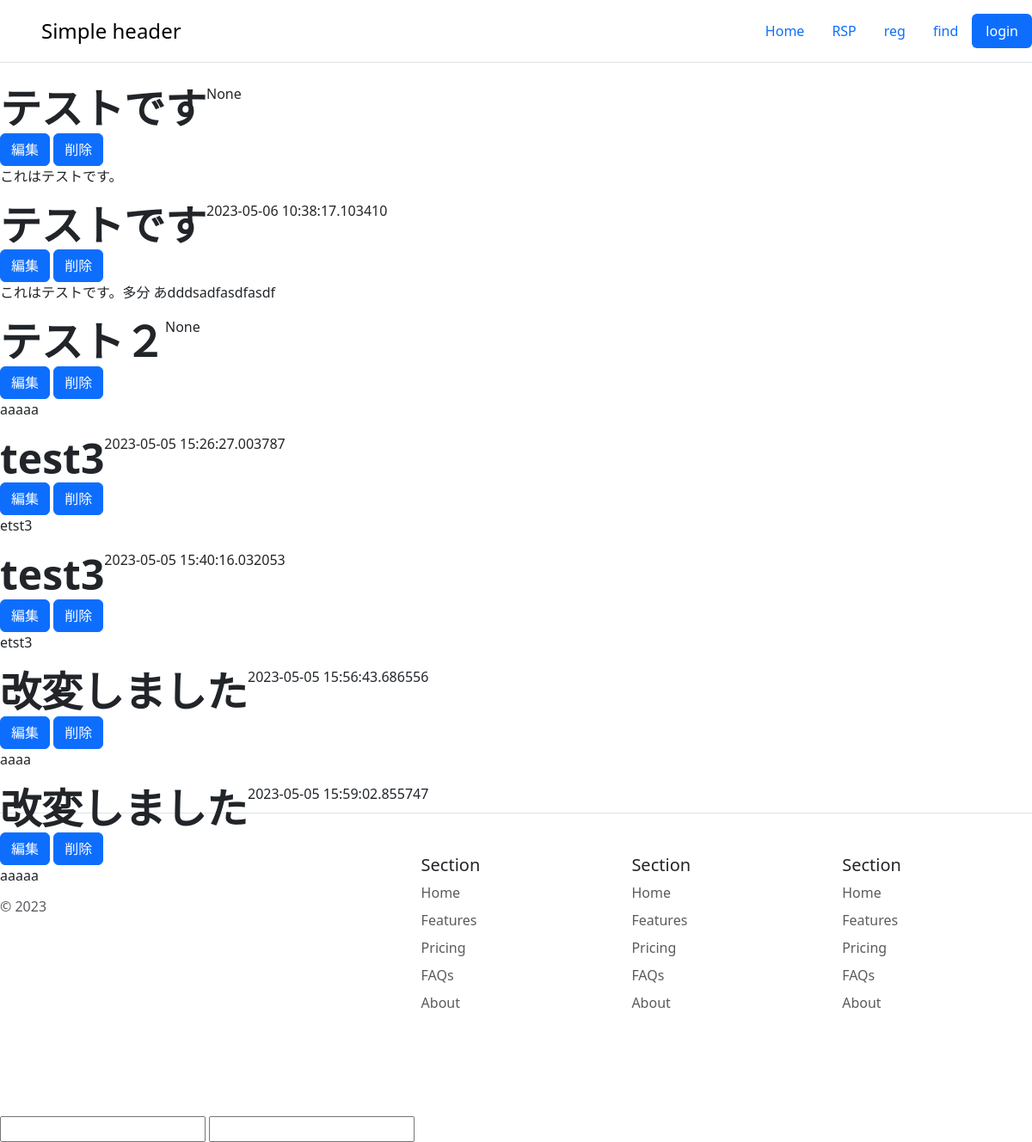
Before: /blog with the older database file.
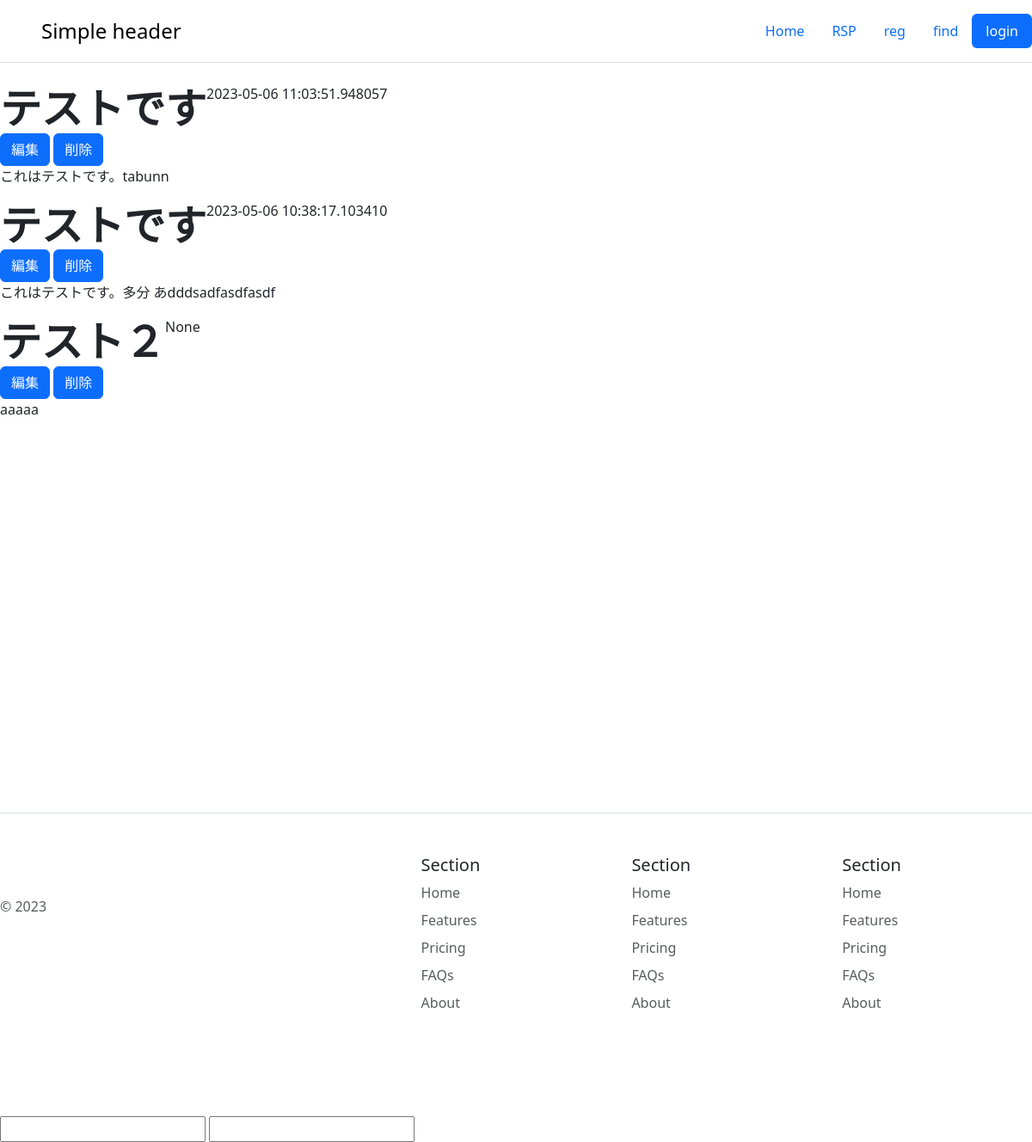
After: the same page with the newer database file.
### app.py (models this page shows, shortened)
class Post(db.Model):
    __tablename__ = 'post'
    children = relationship("Comment", backref="comment")
    id = db.Column(db.Integer, primary_key=True)
    title = db.Column(db.String(50), nullable=False)
    body = db.Column(db.String(500), nullable=False)
    time = db.Column(db.DateTime)

### app.py (the view)
@app.route('/blog', methods=['GET'])
def blog():
    posts = Post.query.all()
    return render_template('blog.html', posts=posts)

### templates/blog.html
{% extends 'base.html' %}
{%block header%}
<li class="nav-item"><a href="/" class="nav-link">Home</a></li>
<li class="nav-item"><a href="/triangle" class="nav-link">RSP</a></li>
<li class="nav-item"><a href="/signup" class="nav-link">reg</a></li>
<li class="nav-item"><a href="/find" class="nav-link">find</a></li>
<li class="nav-item"><a href="/login" class="nav-link active">login</a></li>
{%endblock%}
{% block content %}
<div class="vh-100 vw-100 bg-image justify-content-center">
{%for post in posts%}
<div>
    <div class="d-flex">
        <div class="display-5 fw-bold">{{ post.title}}</div>
        <div>{{ post.time }}</div>
    </div>
    <div>
        <a class="btn btn-primary" type="submit" href="/postedit/{{post.id}}" method="POST">編集</a>
        <a class="btn btn-primary" type="submit" href="/delete/{{post.id}}" method="POST">削除</a>
    </div>
    <p>{{ post.body }}</p>
</div>
{% endfor %}
</div>
{% endblock %}

### templates/base.html (shortened to what this page needs)
<!DOCTYPE html>
<html lang="ja">
<head>
    <link href="https://cdn.jsdelivr.net/npm/bootstrap@5.3.0-alpha3/dist/css/bootstrap.min.css" rel="stylesheet">
</head>
<body>
  <header class="d-flex flex-wrap justify-content-center py-3 mb-4 border-bottom">
    <a href="/" class="d-flex align-items-center mb-3 mb-md-0 me-md-auto link-body-emphasis text-decoration-none">
      <svg class="bi me-2" width="40" height="32"><use xlink:href="#bootstrap"/></svg>
      <span class="fs-4">Simple header</span>
    </a>
    <ul class="nav nav-pills">
      {%block header%}
      {%endblock%}
    </ul>
  </header>
    <main>
        {%block content%}
        {%endblock%}
    </main>
    <footer class="row row-cols-1 row-cols-sm-2 row-cols-md-5 py-5 my-5 border-top">
        <div class="col mb-3">
          <a href="/" class="d-flex align-items-center mb-3 link-body-emphasis text-decoration-none">
            <svg class="bi me-2" width="40" height="32"><use xlink:href="#bootstrap"></use></svg>
          </a>
          <p class="text-body-secondary">© 2023</p>
        </div>
        <div class="col mb-3">
        </div>
        <div class="col mb-3">
          <h5>Section</h5>
          <ul class="nav flex-column">
            <li class="nav-item mb-2"><a href="#" class="nav-link p-0 text-body-secondary">Home</a></li>
            <li class="nav-item mb-2"><a href="#" class="nav-link p-0 text-body-secondary">Features</a></li>
            <li class="nav-item mb-2"><a href="#" class="nav-link p-0 text-body-secondary">Pricing</a></li>
            <li class="nav-item mb-2"><a href="#" class="nav-link p-0 text-body-secondary">FAQs</a></li>
            <li class="nav-item mb-2"><a href="#" class="nav-link p-0 text-body-secondary">About</a></li>
          </ul>
        </div>
        <div class="col mb-3">
          <h5>Section</h5>
          <ul class="nav flex-column">
            <li class="nav-item mb-2"><a href="#" class="nav-link p-0 text-body-secondary">Home</a></li>
            <li class="nav-item mb-2"><a href="#" class="nav-link p-0 text-body-secondary">Features</a></li>
            <li class="nav-item mb-2"><a href="#" class="nav-link p-0 text-body-secondary">Pricing</a></li>
            <li class="nav-item mb-2"><a href="#" class="nav-link p-0 text-body-secondary">FAQs</a></li>
            <li class="nav-item mb-2"><a href="#" class="nav-link p-0 text-body-secondary">About</a></li>
          </ul>
        </div>
        <div class="col mb-3">
          <h5>Section</h5>
          <ul class="nav flex-column">
            <li class="nav-item mb-2"><a href="#" class="nav-link p-0 text-body-secondary">Home</a></li>
            <li class="nav-item mb-2"><a href="#" class="nav-link p-0 text-body-secondary">Features</a></li>
            <li class="nav-item mb-2"><a href="#" class="nav-link p-0 text-body-secondary">Pricing</a></li>
            <li class="nav-item mb-2"><a href="#" class="nav-link p-0 text-body-secondary">FAQs</a></li>
            <li class="nav-item mb-2"><a href="#" class="nav-link p-0 text-body-secondary">About</a></li>
          </ul>
        </div>
      </footer>
</body>
</html>
<form action="/add_user" method="POST">
  <input type="text" name="HTML1">
  <input type="text" name="HTML2">
</form>

Changed rows visible on the page:
removed Post: title "test3", time "2023-05-05 15:26:27.003787", body "etst3"
removed Post: title "test3", time "2023-05-05 15:40:16.032053", body "etst3"
removed Post: title "改変しました", time "2023-05-05 15:56:43.686556", body "aaaa"
removed Post: title "改変しました", time "2023-05-05 15:59:02.855747", body "aaaaa"
changed Post: time "None" → "2023-05-06 11:03:51.948057"; body "これはテストです。" → "これはテストです。tabunn"
